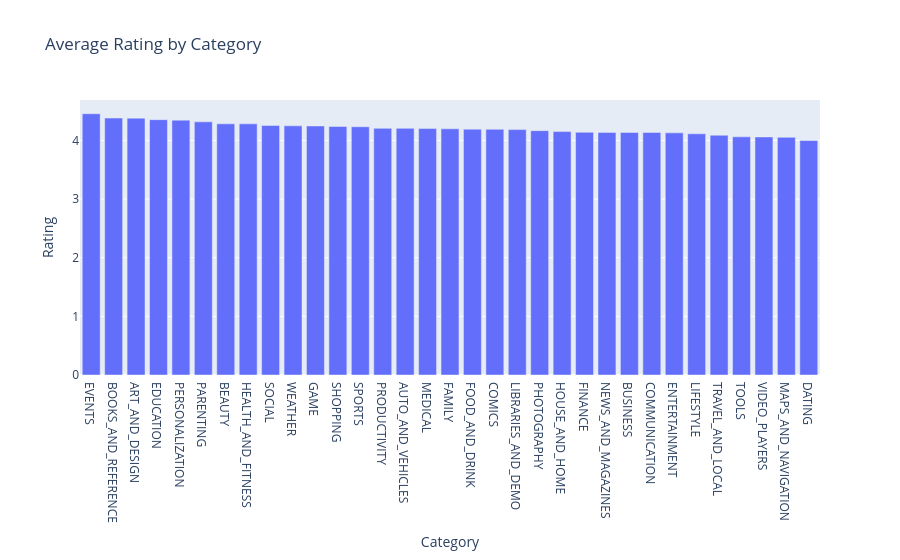

Notebook code cell kept with this figure:
### Markdown cell above
#### Do certain categories tend to be rated higher than others?

### Code cell
avg_rating_by_category = df.groupby('Category')['Rating'].mean().sort_values(ascending=False).reset_index()

fig = px.bar(avg_rating_by_category, x='Category', y='Rating', title='Average Rating by Category')

fig.show()

### Figure 1 — Plotly figure (JSON) as saved in the notebook; plotly's stock layout.template omitted (floating-point values rounded to 4 significant figures)
{"data": [{"hovertemplate": "Category=%{x}<br>Rating=%{y}<extra></extra>", "legendgroup": "", "marker": {"color": "#636efa", "pattern": {"shape": ""}}, "name": "", "orientation": "v", "showlegend": false, "textposition": "auto", "type": "bar", "x": ["EVENTS", "BOOKS_AND_REFERENCE", "ART_AND_DESIGN", "EDUCATION", "PERSONALIZATION", "PARENTING", "BEAUTY", "HEALTH_AND_FITNESS", "SOCIAL", "WEATHER", "GAME", "SHOPPING", "SPORTS", "PRODUCTIVITY", "AUTO_AND_VEHICLES", "MEDICAL", "FAMILY", "FOOD_AND_DRINK", "COMICS", "LIBRARIES_AND_DEMO", "PHOTOGRAPHY", "HOUSE_AND_HOME", "FINANCE", "NEWS_AND_MAGAZINES", "BUSINESS", "COMMUNICATION", "ENTERTAINMENT", "LIFESTYLE", "TRAVEL_AND_LOCAL", "TOOLS", "VIDEO_PLAYERS", "MAPS_AND_NAVIGATION", "DATING"], "xaxis": "x", "y": [4.455, 4.381, 4.38, 4.354, 4.346, 4.317, 4.283, 4.282, 4.255, 4.248, 4.246, 4.238, 4.233, 4.206, 4.206, 4.202, 4.198, 4.192, 4.189, 4.184, 4.167, 4.151, 4.139, 4.137, 4.136, 4.136, 4.129, 4.113, 4.089, 4.061, 4.059, 4.053, 3.998], "yaxis": "y"}], "layout": {"barmode": "relative", "legend": {"tracegroupgap": 0}, "title": {"text": "Average Rating by Category"}, "xaxis": {"anchor": "y", "domain": [0, 1], "title": {"text": "Category"}}, "yaxis": {"anchor": "x", "domain": [0, 1], "title": {"text": "Rating"}}}}
